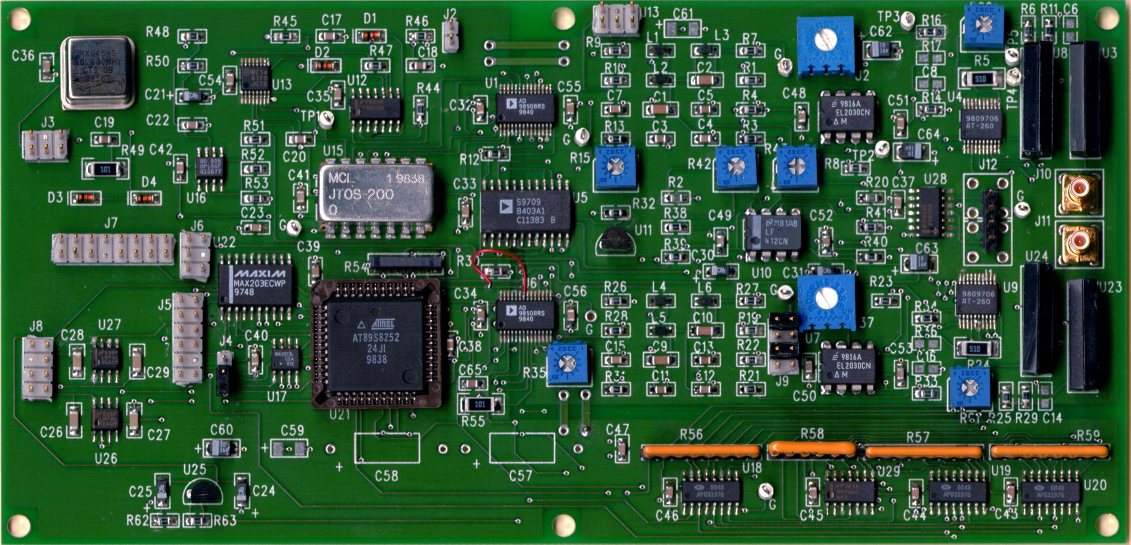
#> input picture version3-0/pcbclear2.jpg, 2261 x 1089 px (shown at 1/2 size)
$ python -i cv_pipeline.py   (imports and definitions only)
#> lines starting #> are read from the running program, lines starting #| are printed output that depends on the picture; after the words box and inside, x2 and y2 are one past the last pixel; in counts of white or black regions, pixels touching at a corner belong together
# cv_pipeline.py

import cv2
import numpy as np
from typing import Dict, List, Tuple, Optional
from ocr import read_ic_text, preprocess_for_ocr

def run_cv(image_path: str) -> Dict:
    """
    Main CV pipeline entry point.
    Returns dict with object_type, visualization, and component data.
    """
#> called with image_path = 'pcbclear2.jpg'
    image = cv2.imread(image_path)
#> image is the input picture: shape (1089, 2261, 3); mean B, G, R 57.5, 87.5, 48.8
    if image is None:
        raise FileNotFoundError(f"Image not found: {image_path}")

    object_type, mask, cropped = detect_main_object(image)

    if object_type != "PCB":
        return {
            "object_type": object_type,
            "visualization": image,
            "components": []
        }

    preprocessed = preprocess_pcb(cropped, mask)
    candidates = detect_component_candidates(preprocessed, mask)
    merged = merge_boxes(candidates)
    filtered = filter_components(merged)
    components = extract_features(filtered, preprocessed, cropped)
    visualization = visualize_components(cropped, components)
    ic_boxes = detect_ic_candidates(filtered)
    ic_names = []
    size_components = bucket_components(components)

    for x, y, w, h in ic_boxes:
        crop = cropped[y:y+h, x:x+w]
        crop = preprocess_for_ocr(crop)
        texts = read_ic_text(crop)
        ic_names += texts

    return {
        "object_type": object_type,
        "visualization": visualization,
        "components": components,
        "IC name": ic_names,
        "Bucket components": size_components
    }


def detect_main_object(image: np.ndarray) -> Tuple[str, Optional[np.ndarray], Optional[np.ndarray]]:
    """
    Detect main object using largest contour with geometry validation.
    """
    gray = cv2.cvtColor(image, cv2.COLOR_BGR2GRAY)
    _, binary = cv2.threshold(gray, 0, 255, cv2.THRESH_BINARY_INV + cv2.THRESH_OTSU)
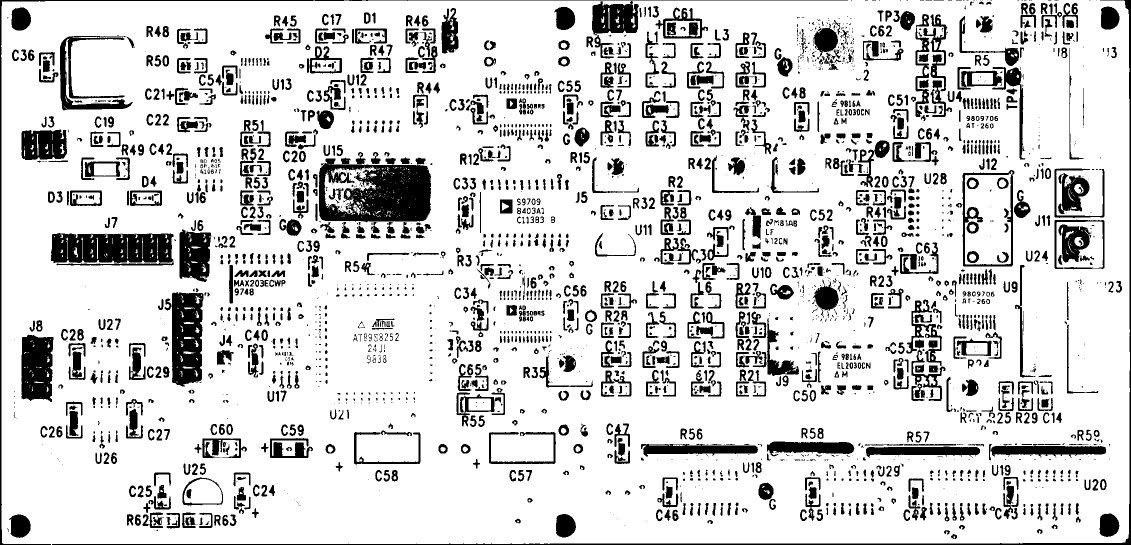
#> binary: shape (1089, 2261) (shown at 1/2 size); 83.3% white; 3105 black regions (1203 under 20 px)

    contours, _ = cv2.findContours(binary, cv2.RETR_EXTERNAL, cv2.CHAIN_APPROX_SIMPLE)
#> contours = 1 contour; box (x1, y1, x2, y2) and area: (2, 0, 2260, 1089) 2446626

    if not contours:
        return "UNKNOWN", None, None

    largest = max(contours, key=cv2.contourArea)
#> largest = contour of 268 points, box (x1, y1, x2, y2) (2, 0, 2260, 1089), area 2446626

    epsilon = 0.02 * cv2.arcLength(largest, True)
#> epsilon = 134.3
    approx = cv2.approxPolyDP(largest, epsilon, True)
#> approx = [[2249, 2], [4, 3], [4, 1085], [2250, 1084]]

    is_convex = cv2.isContourConvex(approx)
#> is_convex = True
    vertex_count = len(approx)
#> vertex_count = 4

    image_area = image.shape[0] * image.shape[1]
    contour_area = cv2.contourArea(largest)
#> contour_area = 2446626.5
    area_ratio = contour_area / image_area
#> area_ratio = 0.994

    if not is_convex or vertex_count < 4 or area_ratio < 0.1:
        return "UNKNOWN", None, None

    hull = cv2.convexHull(approx)
#> hull = [[2250, 1084], [4, 1085], [4, 3], [2249, 2]]
    hull_area = cv2.contourArea(hull)
#> hull_area = 2429631.5
    solidity = contour_area / hull_area if hull_area > 0 else 0
#> solidity = 1.01

    if solidity > 0.85:
        object_type = "PCB"
    else:
        return "UNSUPPORTED", None, None

    mask = np.zeros(gray.shape, dtype=np.uint8)
    cv2.drawContours(mask, [largest], -1, 255, -1)
#> mask: shape (1089, 2261); 99.5% white; 31 black regions (28 under 20 px), largest, box (x1, y1, x2, y2) and area: (104, 0, 2261, 1089) 6245, (0, 0, 1696, 1089) 5892, (1867, 0, 1888, 1) 21

    x, y, w, h = cv2.boundingRect(largest)
#> x = 2; y = 0; w = 2258; h = 1089
    cropped = image[y:y+h, x:x+w].copy()
    mask_cropped = mask[y:y+h, x:x+w].copy()
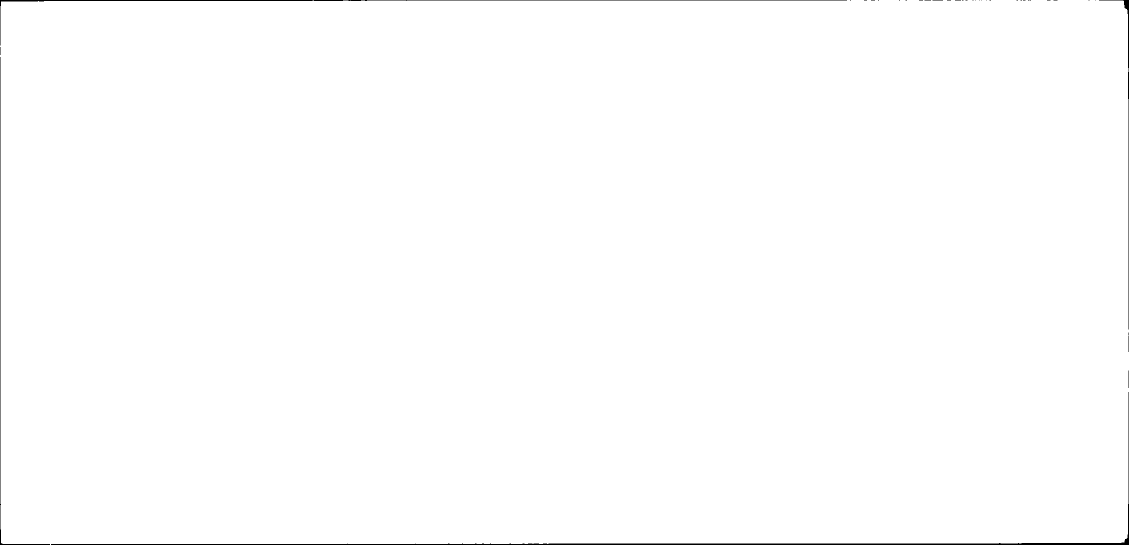
#> mask_cropped: shape (1089, 2258) (shown at 1/2 size); 99.6% white; 37 black regions (30 under 20 px), largest, box (x1, y1, x2, y2) and area: (102, 784, 2258, 1089) 4039, (0, 0, 1694, 91) 2589, (0, 114, 100, 1089) 1109
#> in run_cv, `object_type, mask, cropped = detect_main_object(image)`: object_type = 'PCB'

    return object_type, mask_cropped, cropped


def preprocess_pcb(pcb_image: np.ndarray, mask: np.ndarray) -> np.ndarray:
    """
    Preprocess PCB with masked normalization.
    """
    gray = cv2.cvtColor(pcb_image, cv2.COLOR_BGR2GRAY)
#> gray: shape (1089, 2258)
    gray = cv2.bitwise_and(gray, gray, mask=mask)
    blurred = cv2.GaussianBlur(gray, (51, 51), 0)
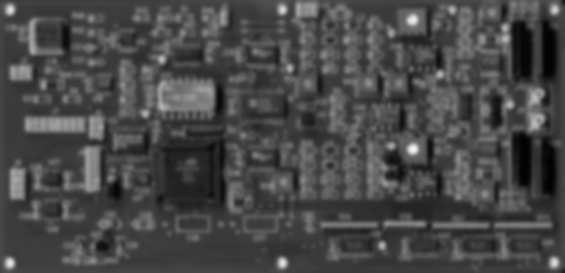
#> blurred: shape (1089, 2258) (shown at 1/4 size); min 1, max 245, mean 71.9

    normalized = np.zeros_like(gray, dtype=np.float32)
    mask_bool = mask > 0

    normalized[mask_bool] = gray[mask_bool].astype(np.float32) - blurred[mask_bool].astype(np.float32)
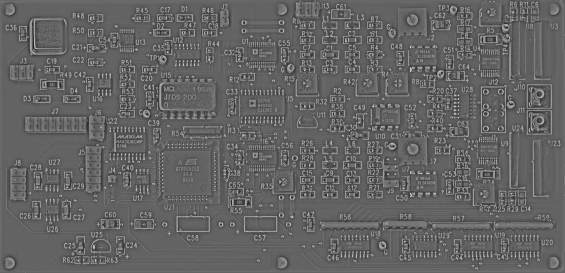
#> normalized: shape (1089, 2258) float32 (shown at 1/4 size); min -141, max 221, mean 0.2; drawn with min black and max white

    if normalized[mask_bool].max() > normalized[mask_bool].min():
        min_val = normalized[mask_bool].min()
#> min_val = -141
        max_val = normalized[mask_bool].max()
#> max_val = 221
        normalized[mask_bool] = 255 * (normalized[mask_bool] - min_val) / (max_val - min_val)

    return normalized.astype(np.uint8)


def detect_component_candidates(preprocessed:np.ndarray,mask: np.ndarray):
    """
    Edge detection + bounding box extraction.
    """
    edges = cv2.Canny(preprocessed, 50, 150)
#> edges: shape (1089, 2258); 10.2% white in thin lines or dots
    edges = cv2.bitwise_and(edges, edges, mask=mask)
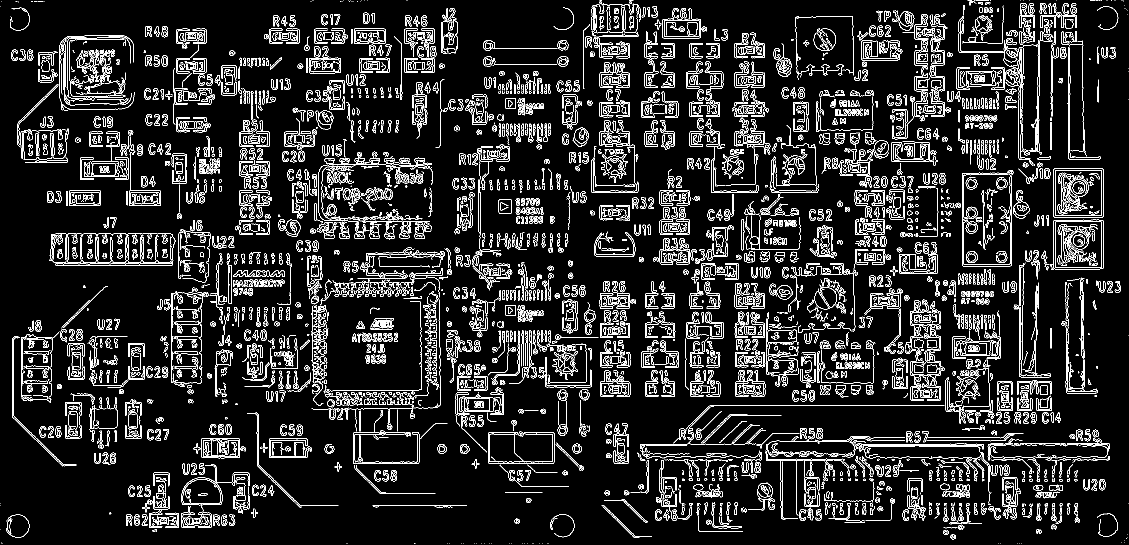
#> edges: shape (1089, 2258) (shown at 1/2 size); 9.9% white in thin lines or dots
    contours, _ = cv2.findContours(edges, cv2.RETR_EXTERNAL, cv2.CHAIN_APPROX_SIMPLE)
#> contours = 4104 contours, 2457 with area under 20; largest, box (x1, y1, x2, y2) and area: (342, 583, 406, 774) 10928, (2107, 439, 2207, 539) 9705, (2107, 336, 2207, 436) 9623, (363, 928, 464, 1011) 3723, (402, 877, 480, 917) 2898

    boxes = []
    for cnt in contours:
        x, y, w, h = cv2.boundingRect(cnt)
        if w * h > 500:
            boxes.append((x, y, w, h))
#> this loop made 4104 passes
#> (x, y, w, h) on passes 1 to 3: (1096, 1087, 1, 1), (1094, 1087, 1, 1), (1085, 1087, 1, 1)
#> after the loop, boxes = 536 items, first 6: (1424, 1047, 60, 10), (1427, 1032, 57, 22), (1397, 1032, 89, 32), (12, 1029, 47, 46), (1101, 1028, 48, 47), (2194, 1027, 42, 46)
#> in run_cv, `candidates = detect_component_candidates(preprocessed, mask)`: candidates has the same summary as boxes in detect_component_candidates

    return boxes


def merge_boxes(boxes):
    """
    Merge overlapping or nearby boxes.
    """
    def boxes_close(b1, b2, thresh=40):
        x1, y1, w1, h1 = b1
        x2, y2, w2, h2 = b2
        cx1 = x1 + w1/2
        cy1 = y1 + h1/2
        cx2 = x2 + w2/2
        cy2 = y2 + h2/2
        return np.hypot(cx1-cx2, cy1-cy2) < thresh

    def boxes_overlap(b1, b2):
        x1, y1, w1, h1 = b1
        x2, y2, w2, h2 = b2
        return not (
            x1+w1 < x2 or x2+w2 < x1 or
            y1+h1 < y2 or y2+h2 < y1
        )

    groups = []
    used = [False]*len(boxes)
#> used = 536 items, first 6: False, False, False, False, False, False

    for i in range(len(boxes)):
        if used[i]:
            continue

        group = [boxes[i]]
        used[i] = True

        for j in range(i+1, len(boxes)):
            if used[j]:
                continue
            if boxes_close(boxes[i], boxes[j]) or boxes_overlap(boxes[i], boxes[j]):
                group.append(boxes[j])
                used[j] = True

        groups.append(group)
#> this loop made 536 passes

    merged = []
    for group in groups:
        xs = [b[0] for b in group]
        ys = [b[1] for b in group]
        xe = [b[0]+b[2] for b in group]
        ye = [b[1]+b[3] for b in group]
        merged.append((min(xs), min(ys), max(xe)-min(xs), max(ye)-min(ys)))
#> this loop made 273 passes

    return merged


def filter_components(boxes: List[Tuple[int, int, int, int]]) -> List[Tuple[int, int, int, int]]:
    """
    Apply median-area and aspect ratio filtering.
    """
    if not boxes:
        return []

    areas = [w * h for x, y, w, h in boxes]
    median_area = np.median(areas)

    filtered = []
    for box in boxes:
        x, y, w, h = box
        area = w * h
        aspect_ratio = w / h if h > 0 else 0

        if area < 0.2 * median_area or area > 5 * median_area:
            continue

        if aspect_ratio < 0.2 or aspect_ratio > 5:
            continue

        filtered.append(box)
#> this loop made 273 passes

    return filtered


def extract_features(boxes: List[Tuple[int, int, int, int]], preprocessed: np.ndarray, original: np.ndarray) -> List[Dict]:
    """
    Extract geometric and intensity features for each component.
    """
    h_img, w_img = preprocessed.shape[:2]
    total_area = h_img * w_img

    components = []
    for box in boxes:
        x, y, w, h = box
        area = w * h
        region = original[y:y+h, x:x+w]

        component = {
            "bbox": {"x": int(x), "y": int(y), "w": int(w), "h": int(h)},
            "area": int(area),
            "normalized_area": float(area / total_area),
            "aspect_ratio": float(w / h if h > 0 else 0),
            "centroid": {
                "x": float((x + w/2) / w_img),
                "y": float((y + h/2) / h_img)
            },
            "mean_intensity": float(np.mean(region)) if region.size > 0 else 0.0,
        }
        components.append(component)
#> this loop made 230 passes
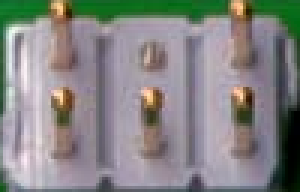
#> region: shape (64, 100, 3) (shown 3 times larger); mean B, G, R 132, 133.2, 133.7

    return components


def visualize_components(pcb_image: np.ndarray, components: List[Dict]) -> np.ndarray:
    """
    Draw bounding boxes on PCB image.
    """
    vis = pcb_image.copy()
    for comp in components:
        bbox = comp["bbox"]
        x, y, w, h = bbox["x"], bbox["y"], bbox["w"], bbox["h"]
        cv2.rectangle(vis, (x, y), (x + w, y + h), (0, 255, 0), 2)
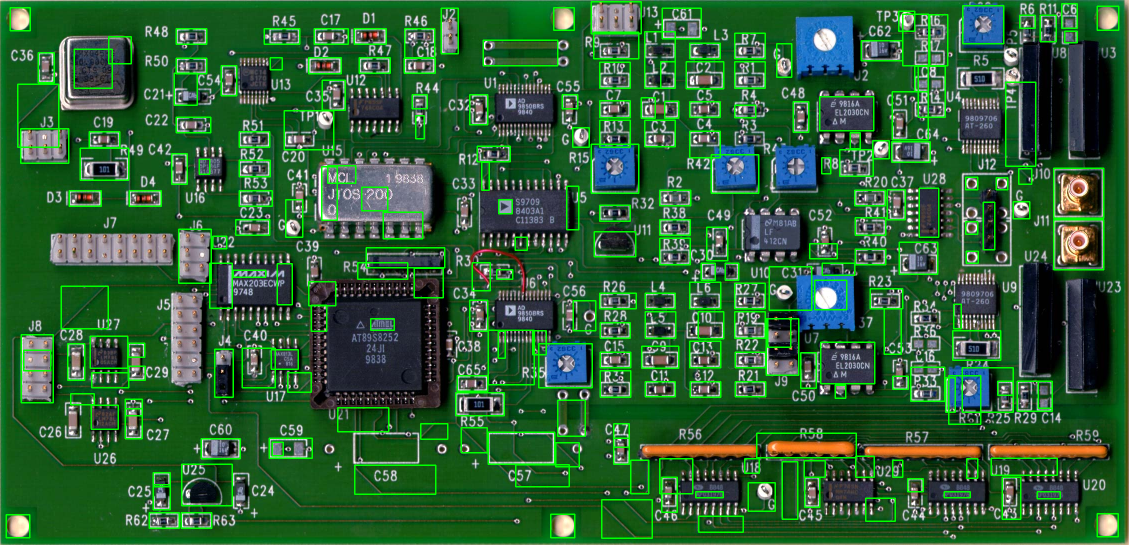
#> vis: shape (1089, 2258, 3) (shown at 1/2 size); mean B, G, R 53.5, 97, 45.4

    return vis

def detect_ic_candidates(boxes):
    ic_boxes = []
    for x,y,w,h in boxes:
        area = w*h
        ar = w/h if h>0 else 0

        if area > 2000 and 0.5 < ar < 4:
            ic_boxes.append((x,y,w,h))
#> this loop made 230 passes
    return ic_boxes

def bucket_components(components):
    buckets = {
        "tiny": 0,
        "medium": 0,
        "large": 0
    }

    areas = [c["area"] for c in components]
    if not areas:
        return buckets

    a_min = min(areas)
    a_max = max(areas)

    for c in components:
        norm = (c["area"] - a_min) / (a_max - a_min + 1e-6)

        if norm < 0.2:
            buckets["tiny"] += 1
        elif norm < 0.6:
            buckets["medium"] += 1
        else:
            buckets["large"] += 1
#> the loop in run_cv, `for x, y, w, h in ic_boxes:` made 1 pass

    return buckets

# [3 lines not run here, left out]

#> (the run stopped early here; a loop or call above may not have finished)

$ run again, on version3-0/pcbimagetrial.jfif
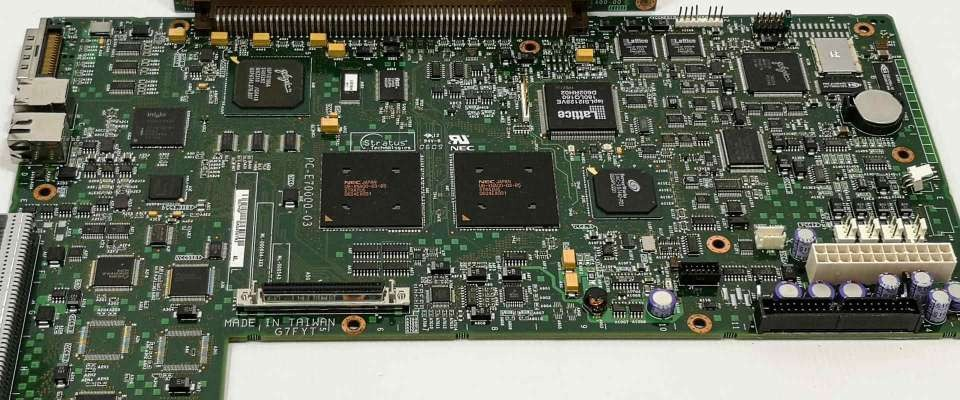
#> input picture version3-0/pcbimagetrial.jfif, 960 x 400 px
#> in run_cv, image is the input picture: shape (400, 960, 3); mean B, G, R 95.5, 108.5, 103.3
#> in detect_main_object, `_, binary = cv2.threshold(gray, 0, 255, cv2.THRESH_BINARY_INV + cv2.TH..`:
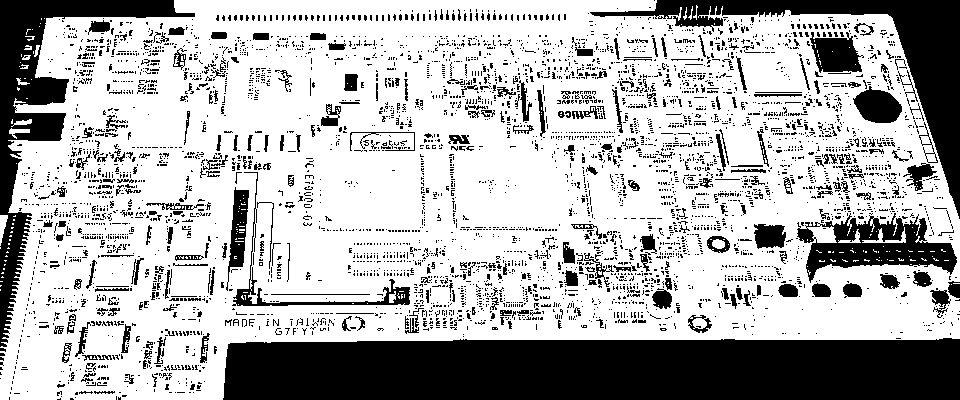
#> binary: shape (400, 960); 70.1% white; 4671 black regions (4338 under 20 px)
#> in detect_main_object, `contours, _ = cv2.findContours(binary, cv2.RETR_EXTERNAL, cv2.CHAIN_AP..`: contours = 54 contours, 47 with area under 20; largest, box (x1, y1, x2, y2) and area: (0, 0, 960, 400) 313482, (0, 215, 8, 246) 104, (9, 128, 30, 139) 72, (11, 119, 32, 127) 52, (16, 78, 30, 85) 24, (22, 55, 31, 60) 24, (34, 45, 40, 57) 23
#> largest = contour of 933 points, box (x1, y1, x2, y2) (0, 0, 960, 400), area 313482
#> epsilon = 76.69
#> approx = [[13, 105], [0, 399], [959, 338], [887, 14], [174, 0]]
#> is_convex = True
#> vertex_count = 5
#> contour_area = 313481.5
#> area_ratio = 0.816
#> hull = [[174, 0], [887, 14], [959, 338], [0, 399], [13, 105]]
#> hull_area = 324000
#> solidity = 0.968
#> mask: shape (400, 960); 82.1% white; 20 black regions (16 under 20 px), largest, box (x1, y1, x2, y2) and area: (223, 338, 960, 400) 43734, (0, 0, 195, 347) 12508, (590, 0, 960, 219) 12201, (948, 281, 960, 298) 165
#> in detect_main_object, `x, y, w, h = cv2.boundingRect(largest)`: x = 0; w = 960; h = 400
#> object_type = 'PCB'
#> min_val = -168
#> max_val = 190
#> in detect_component_candidates, `contours, _ = cv2.findContours(edges, cv2.RETR_EXTERNAL, cv2.CHAIN_APP..`: contours = 2744 contours, 2333 with area under 20; largest, box (x1, y1, x2, y2) and area: (811, 180, 931, 262) 1484, (751, 223, 867, 301) 1014, (807, 109, 915, 178) 902, (226, 132, 269, 304) 712, (888, 59, 944, 181) 686
#> the loop in detect_component_candidates, `for cnt in contours:` made 2744 passes
#> (x, y, w, h) on passes 1 to 3: (69, 399, 1, 1), (61, 399, 1, 1), (56, 399, 1, 1)
#> after the loop in detect_component_candidates, `for cnt in contours:`: boxes = 141 items, first 6: (75, 385, 47, 15), (28, 367, 38, 27), (81, 355, 39, 30), (8, 339, 15, 61), (144, 333, 67, 55), (138, 328, 68, 43)
#> candidates has the same summary as boxes in detect_component_candidates
#> used = 141 items, first 6: False, False, False, False, False, False
#> the loop in merge_boxes, `for i in range(len(boxes)):` made 141 passes
#> the loop in merge_boxes, `for group in groups:` made 62 passes
#> group on passes 1 to 7: [(75, 385, 47, 15), (81, 355, 39, 30)], [(28, 367, 38, 27), (8, 339, 15, 61)], [(144, 333, 67, 55), (138, 328, 68, 43)], [(84, 326, 37, 32), (72, 325, 15, 39)], [(328, 319, 33, 17), (235, 279, 187, 58)], [(738, 314, 207, 23), (742, 284, 207, 48)], [(499, 308, 50, 22), (489, 286, 36, 26), (508, 258, 95, 63)]
#> the loop in filter_components, `for box in boxes:` made 62 passes
#> box on passes 1 to 8: (75, 355, 47, 45), (8, 339, 58, 61), (138, 328, 73, 60), (72, 325, 49, 39), (235, 279, 187, 58), (738, 284, 211, 53), (489, 258, 114, 72), (420, 304, 23, 31)
#> the loop in extract_features, `for box in boxes:` made 56 passes
#> the loop in visualize_components, `for comp in components:` made 56 passes
#> after the loop in visualize_components, `for comp in components:`:
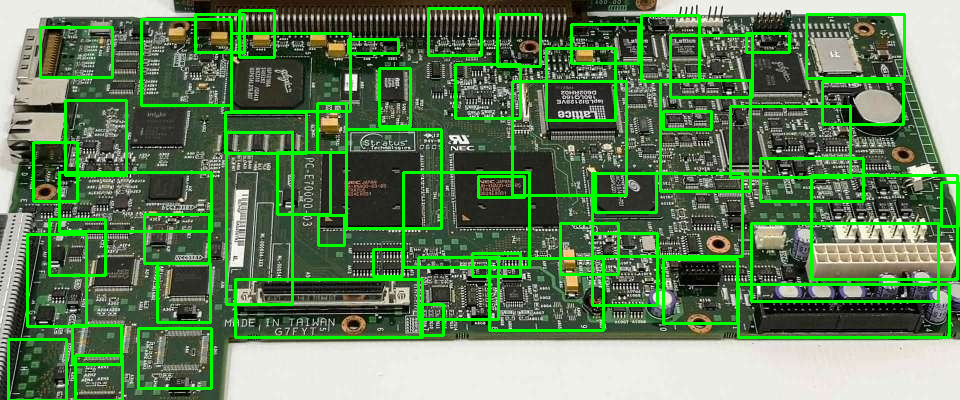
#> vis: shape (400, 960, 3); 11.1% of pixels changed, all inside (x1, y1, x2, y2) = (7, 7, 960, 400)
#> the loop in detect_ic_candidates, `for x,y,w,h in boxes:` made 56 passes
#> the loop in bucket_components, `for c in components:` made 56 passes
#> the loop in run_cv, `for x, y, w, h in ic_boxes:` made 1 pass
